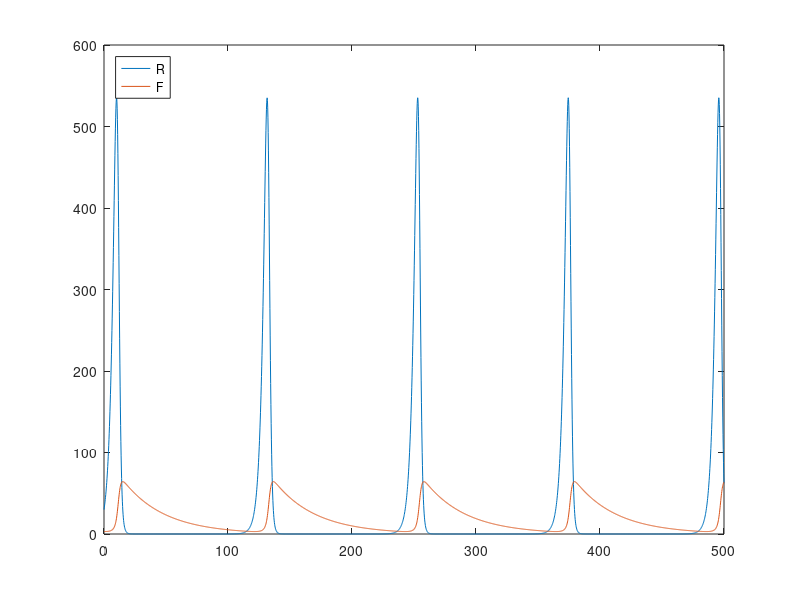

Reproduce this figure in MATLAB.
% Runge kutta para sistemas de ecuaciones
clear all;
clc;

% definimos las funciones
fR=@(t,R,F) 0.4*R-0.02*F*R;
fF=@(t,R,F) 0.001*F*R-0.03*F

% condiciones iniciales:
t(1)=0;
R(1)=30;
F(1)=3;

% ancho de paso
h=0.2;
tfinal=500;
N=ceil(tfinal/h);

%Update loop
for i=1:N
  %acualizar tiempo
  t(i+1)=t(i)+h;
  %actualizar R y F
  K1R=fR(t(i)     ,R(i)     ,F(i));
  K1F=fF(t(i)     ,R(i)     ,F(i));
  K2R=fR(t(i)+h/2, R(i)+(h/2)*K1R, F(i)+h/2*K1F);
  K2F=fF(t(i)+h/2, R(i)+(h/2)*K1R, F(i)+h/2*K1F);
  K3R=fR(t(i)+h/2, R(i)+(h/2)*K2R, F(i)+h/2*K2F);
  K3F=fF(t(i)+h/2, R(i)+(h/2)*K2R, F(i)+h/2*K2F);
  K4R=fR(t(i)+h,   R(i)+h*K3R,     F(i)+h*K3F  );
  K4F=fF(t(i)+h,   R(i)+h*K3R,     F(i)+h*K3F  );
  R(i+1)=R(i)+(h/6)*(K1R + 2*K2R + 2*K3R + K4R);
  F(i+1)=F(i)+(h/6)*(K1F + 2*K2F + 2*K3F + K4F);
end
figure(1);
clf(1);
plot(t,R)
hold on
plot(t,F)
legend({'R','F'} , 'Location','northwest')

